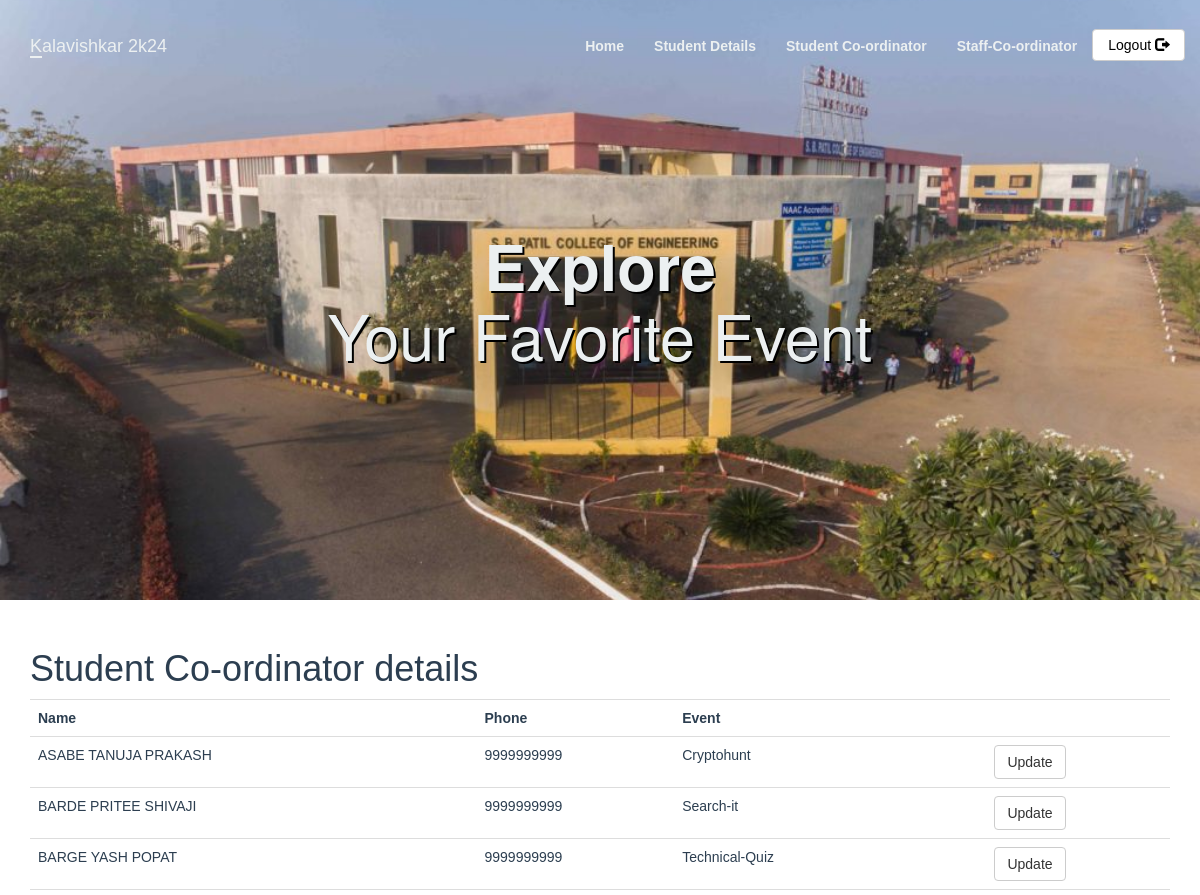
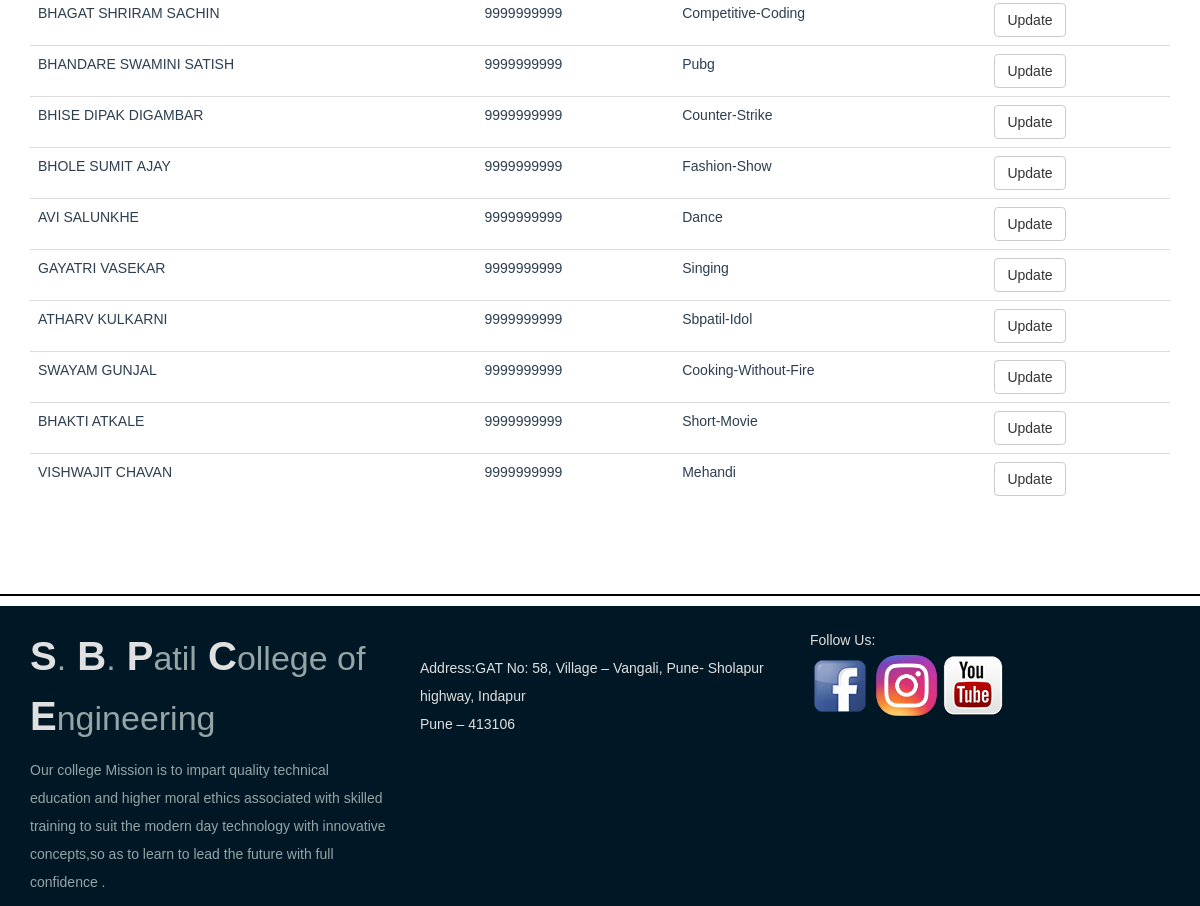
Screenshot of /Stu_cordinator.php with the database file from the repository (2 pictures, top to bottom).
### tables this page shows
CREATE TABLE `student_coordinator` (
  `sid` int(11) NOT NULL,
  `st_name` varchar(100) NOT NULL,
  `phone` varchar(10) DEFAULT NULL,
  `event_id` int(11) DEFAULT NULL
);

CREATE TABLE `events` (
  `event_id` int(11) NOT NULL,
  `event_title` varchar(50) NOT NULL,
  `event_price` int(11) DEFAULT NULL,
  `participents` int(100) DEFAULT 0,
  `img_link` text DEFAULT NULL,
  `type_id` int(11) DEFAULT NULL
);

### Stu_cordinator.php (the view, shortened to what this page needs)
<?php
include_once 'classes/db1.php';
$result = mysqli_query($conn,"SELECT * FROM student_coordinator s ,events e where e.event_id= s.event_id");
?>
<!DOCTYPE html>
<html>
<head>
        <?php require 'utils/styles.php'; ?>
    </head>
<body><?php include 'utils/adminHeader.php'?>
<div class = "content">
<div class = "container">
<h1>Student Co-ordinator details</h1>
<?php
if (mysqli_num_rows($result) > 0) {
?>
 <table class="table table-hover" >
  <tr>
    <th>Name</th>
    <th>Phone</th>
    <th>Event</th>
    <th></th>
  </tr>
<?php
while($row = mysqli_fetch_array($result)) {
?>
<tr>
    <td><?php echo $row["st_name"]; ?></td>
    <td><?php echo $row["phone"]; ?></td>
    <td><?php echo $row["event_title"]; ?></td>
    <td> <?php echo '<a  href="updateStudent.php?id='.$row['event_id'].'" class = "btn btn-default"> Update</a>'?></td>
</tr>
<?php
}
?>
</table>
 <?php
}
else{
    echo "No result found";
}
?>
</div>
</div>
 </body>
 <?php include 'utils/footer.php';?>
</html>

### css/style.css (style rules this page uses)
body { overflow-x: hidden; }
.content { font-family: Arial, Helvetica, sans-serif; color: #2C3E50; }

### rows the page displays
student_coordinator: st_name "ASABE TANUJA PRAKASH", phone "9999999999", event.event_title "Cryptohunt"
student_coordinator: st_name "BARDE PRITEE SHIVAJI", phone "9999999999", event.event_title "Search-it"
student_coordinator: st_name "BARGE YASH POPAT", phone "9999999999", event.event_title "Technical-Quiz"
student_coordinator: st_name "BHAGAT SHRIRAM SACHIN", phone "9999999999", event.event_title "Competitive-Coding"
student_coordinator: st_name "BHANDARE SWAMINI SATISH", phone "9999999999", event.event_title "Pubg"
student_coordinator: st_name "BHISE DIPAK DIGAMBAR", phone "9999999999", event.event_title "Counter-Strike"
student_coordinator: st_name "BHOLE SUMIT AJAY", phone "9999999999", event.event_title "Fashion-Show"
student_coordinator: st_name "AVI SALUNKHE", phone "9999999999", event.event_title "Dance"
student_coordinator: st_name "GAYATRI VASEKAR", phone "9999999999", event.event_title "Singing"
student_coordinator: st_name "ATHARV KULKARNI", phone "9999999999", event.event_title "Sbpatil-Idol"
student_coordinator: st_name "SWAYAM GUNJAL", phone "9999999999", event.event_title "Cooking-Without-Fire"
student_coordinator: st_name "BHAKTI ATKALE", phone "9999999999", event.event_title "Short-Movie"
student_coordinator: st_name "VISHWAJIT CHAVAN", phone "9999999999", event.event_title "Mehandi"
